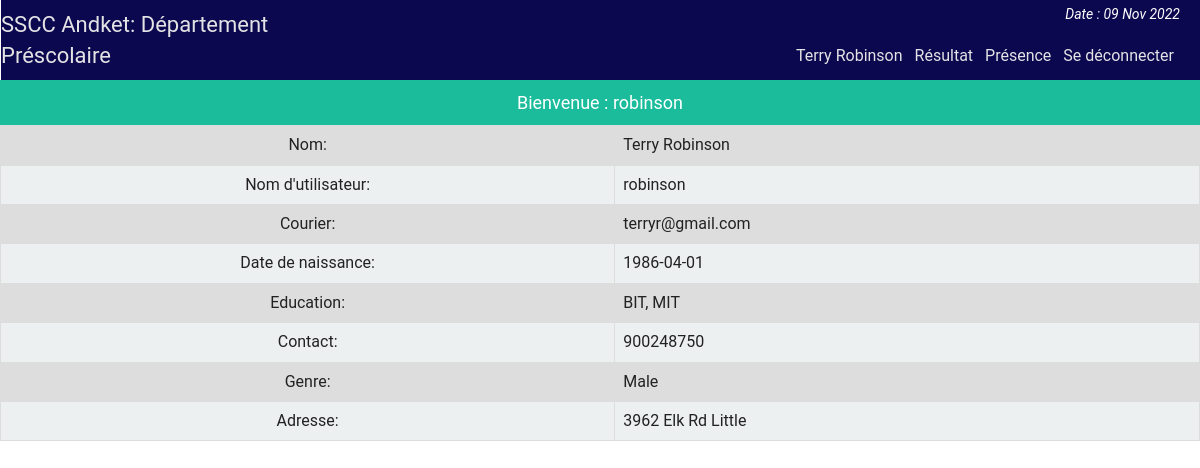
Screenshot of /prescolaire/professeur/prof_profile.php (signed in) with the database file from the repository.
### tables this page shows
CREATE TABLE IF NOT EXISTS `class` (
  `id` int NOT NULL AUTO_INCREMENT,
  `username` varchar(15) NOT NULL,
  `password` varchar(50) NOT NULL,
  `name` varchar(30) NOT NULL,
  `email` varchar(100) NOT NULL,
  `birthday` date DEFAULT NULL,
  `gender` varchar(10) NOT NULL,
  `education` varchar(100) DEFAULT NULL,
  `contact` int DEFAULT NULL,
  `address` varchar(255) DEFAULT NULL,
  PRIMARY KEY (`id`),
  UNIQUE KEY `username` (`username`)
);

### prescolaire/php/functions.php (called while the page is built, shortened)
<?php
	class login_registration_class{
		public function get_faculty_by_username($uname){
			global $conn;
			$sql = "select * from class where username='$uname'";
			$result = $conn->query($sql);
			return $result;
		}
	};
?>

### prescolaire/professeur/prof_profile.php (the view, shortened to what this page needs)
<?php
	require "../php/config.php";
	require_once "../php/functions.php";
	$funame = $_SESSION['f_uname'];
?>
<?php
include "../php/top_prof.php";
?>
	<div class="faculty">
		<p style="font-size:18px;text-align:center;background:#1abc9c;color:#fff;padding:10px;margin:0">Bienvenue : <?php echo $funame; ?> <i class="fa fa-check-circle" aria-hidden="true"></i></p>
			<table class="tab_one">
			<?php
				$getuser = $user->get_faculty_by_username($funame);
				while($row = $getuser->fetch_assoc()or die($conn->error)){
			?>
			<tr>
				<td  style="text-align:center">Nom: </td>
				<td><?php echo $row['name']; ?></td>
			</tr>
			<tr>
				<td  style="text-align:center">Nom d'utilisateur: </td>
				<td><?php echo $row['username']; ?></td>
			</tr>
			<tr>
				<td  style="text-align:center">Courier: </td>
				<td><?php echo $row['email']; ?></td>
			</tr>
			<tr>
				<td  style="text-align:center">Date de naissance: </td>
				<td><?php echo $row['birthday']; ?></td>
			</tr>
			<tr>
				<td  style="text-align:center">Education: </td>
				<td><?php echo $row['education']; ?></td>
			</tr>
			<tr>
				<td  style="text-align:center">Contact: </td>
				<td><?php echo $row['contact']; ?></td>
			</tr>
			<tr>
				<td  style="text-align:center">Genre: </td>
				<td><?php echo $row['gender']; ?></td>
			</tr>
			<tr>
				<td  style="text-align:center">Adresse: </td>
				<td><?php echo $row['address']; ?></td>
			</tr>
			<?php if($row['username'] == $funame){ ?>
			<?php } } ?>

### prescolaire/css/main.css (style rules this page uses)
html { color: #222; font-size: 1em; line-height: 1.4; }
body { font-family:roboto !important; background:url(../img/ptrn.png) repeat fixed; }
.st_reg th, td { padding: 8px; }
table.tab_one { width:100%; }
table.tab_one td { border:1px solid #ddd; padding:8px; }
table.tab_one tr:nth-child(odd) { background:#ddd; }
table.tab_one tr:nth-child(even) { background:#ecf0f1; }
table.att_tab tr,td,th { border:2px solid #ddd; border-collapse:collapse; padding:8px; }

### rows the page displays
class: name "Terry Robinson", username "robinson", email "terryr@gmail.com", birthday "1986-04-01", education "BIT, MIT", contact "900248750", gender "Male", address "3962 Elk Rd Little"

### other values shown
$fname "Terry Robinson"
$funame "robinson"
